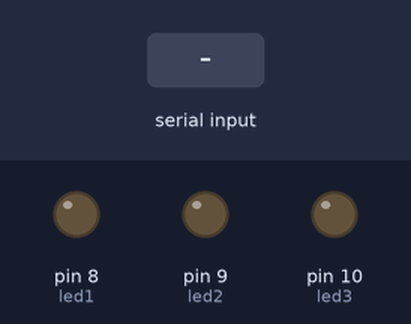
A sketch run on a simulated Arduino Uno, built with avr-gcc and run on an emulated ATmega328P. Shown: output pins drawn as LEDs (lit = HIGH). Inputs (shaded band) come from the test bench.

Above: at 1.2 s.
1.3 s: "A" received over the second serial link
At 2.5 s:
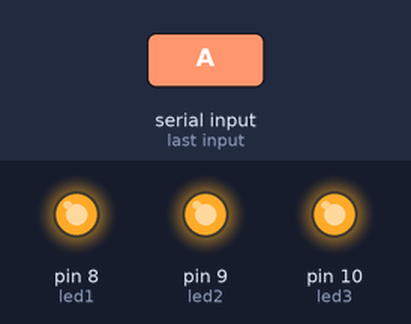
2.8 s: "B" received over the second serial link
At 3.8 s:
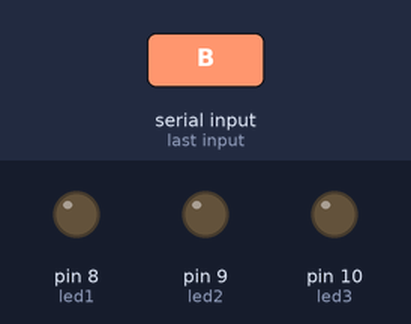
Timing chart, 0 to 5.8 s (numbered marks = the images above; inputs shaded):
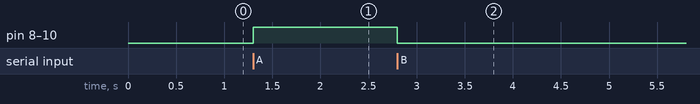

Measured:
- after the input at 1.3 s, pin 8 (led1), pin 9 (led2), pin 10 (led3): LOW → HIGH at once
- after the input at 2.8 s, pin 8 (led1), pin 9 (led2), pin 10 (led3): HIGH → LOW at once

The sketch:

heart_sensorG10S7.ino
```cpp
#include <SoftwareSerial.h>

SoftwareSerial bt(2, 3); // RX, TX

int led1 = 8;
int led2 = 9;
int led3 = 10;

char data;

void setup() {
  pinMode(led1, OUTPUT);
  pinMode(led2, OUTPUT);
  pinMode(led3, OUTPUT);

  bt.begin(9600);
}

void loop() {
  if (bt.available()) {
    data = bt.read();

    // ALL LEDs ON
    if (data == 'A') {
      digitalWrite(led1, HIGH);
      digitalWrite(led2, HIGH);
      digitalWrite(led3, HIGH);
    }

    // ALL LEDs OFF
    if (data == 'B') {
      digitalWrite(led1, LOW);
      digitalWrite(led2, LOW);
      digitalWrite(led3, LOW);
    }
  }
}
```
